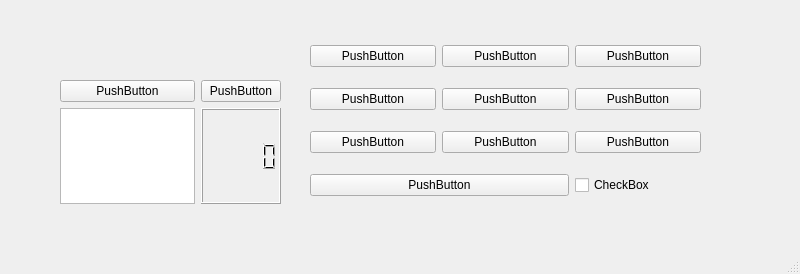
<?xml version="1.0" encoding="UTF-8"?>
<ui version="4.0">
 <class>MainWindow</class>
 <widget class="QMainWindow" name="MainWindow">
  <property name="geometry">
   <rect>
    <x>0</x>
    <y>0</y>
    <width>800</width>
    <height>274</height>
   </rect>
  </property>
  <property name="windowTitle">
   <string>MainWindow</string>
  </property>
  <widget class="QWidget" name="centralwidget">
   <widget class="QWidget" name="gridLayoutWidget">
    <property name="geometry">
     <rect>
      <x>60</x>
      <y>80</y>
      <width>221</width>
      <height>124</height>
     </rect>
    </property>
    <layout class="QGridLayout" name="gridLayout">
     <item row="0" column="0">
      <widget class="QPushButton" name="pushButton_2">
       <property name="text">
        <string>PushButton</string>
       </property>
      </widget>
     </item>
     <item row="0" column="1">
      <widget class="QPushButton" name="pushButton">
       <property name="text">
        <string>PushButton</string>
       </property>
      </widget>
     </item>
     <item row="1" column="1">
      <widget class="QLCDNumber" name="lcdNumber"/>
     </item>
     <item row="1" column="0">
      <widget class="QTextBrowser" name="textBrowser"/>
     </item>
    </layout>
   </widget>
   <widget class="QWidget" name="gridLayoutWidget_2">
    <property name="geometry">
     <rect>
      <x>310</x>
      <y>30</y>
      <width>391</width>
      <height>181</height>
     </rect>
    </property>
    <layout class="QGridLayout" name="gridLayout_2">
     <item row="0" column="0">
      <widget class="QPushButton" name="pushButton_3">
       <property name="text">
        <string>PushButton</string>
       </property>
      </widget>
     </item>
     <item row="0" column="2">
      <widget class="QPushButton" name="pushButton_10">
       <property name="text">
        <string>PushButton</string>
       </property>
      </widget>
     </item>
     <item row="2" column="1">
      <widget class="QPushButton" name="pushButton_8">
       <property name="text">
        <string>PushButton</string>
       </property>
      </widget>
     </item>
     <item row="0" column="1">
      <widget class="QPushButton" name="pushButton_4">
       <property name="text">
        <string>PushButton</string>
       </property>
      </widget>
     </item>
     <item row="1" column="1">
      <widget class="QPushButton" name="pushButton_6">
       <property name="text">
        <string>PushButton</string>
       </property>
      </widget>
     </item>
     <item row="1" column="0">
      <widget class="QPushButton" name="pushButton_5">
       <property name="text">
        <string>PushButton</string>
       </property>
      </widget>
     </item>
     <item row="1" column="2">
      <widget class="QPushButton" name="pushButton_9">
       <property name="text">
        <string>PushButton</string>
       </property>
      </widget>
     </item>
     <item row="2" column="0">
      <widget class="QPushButton" name="pushButton_7">
       <property name="text">
        <string>PushButton</string>
       </property>
      </widget>
     </item>
     <item row="2" column="2">
      <widget class="QPushButton" name="pushButton_11">
       <property name="text">
        <string>PushButton</string>
       </property>
      </widget>
     </item>
     <item row="3" column="0" colspan="2">
      <widget class="QPushButton" name="pushButton_12">
       <property name="text">
        <string>PushButton</string>
       </property>
      </widget>
     </item>
     <item row="3" column="2">
      <widget class="QCheckBox" name="checkBox">
       <property name="text">
        <string>CheckBox</string>
       </property>
      </widget>
     </item>
    </layout>
   </widget>
  </widget>
  <widget class="QMenuBar" name="menubar">
   <property name="geometry">
    <rect>
     <x>0</x>
     <y>0</y>
     <width>800</width>
     <height>26</height>
    </rect>
   </property>
  </widget>
  <widget class="QStatusBar" name="statusbar"/>
 </widget>
 <resources/>
 <connections/>
</ui>
